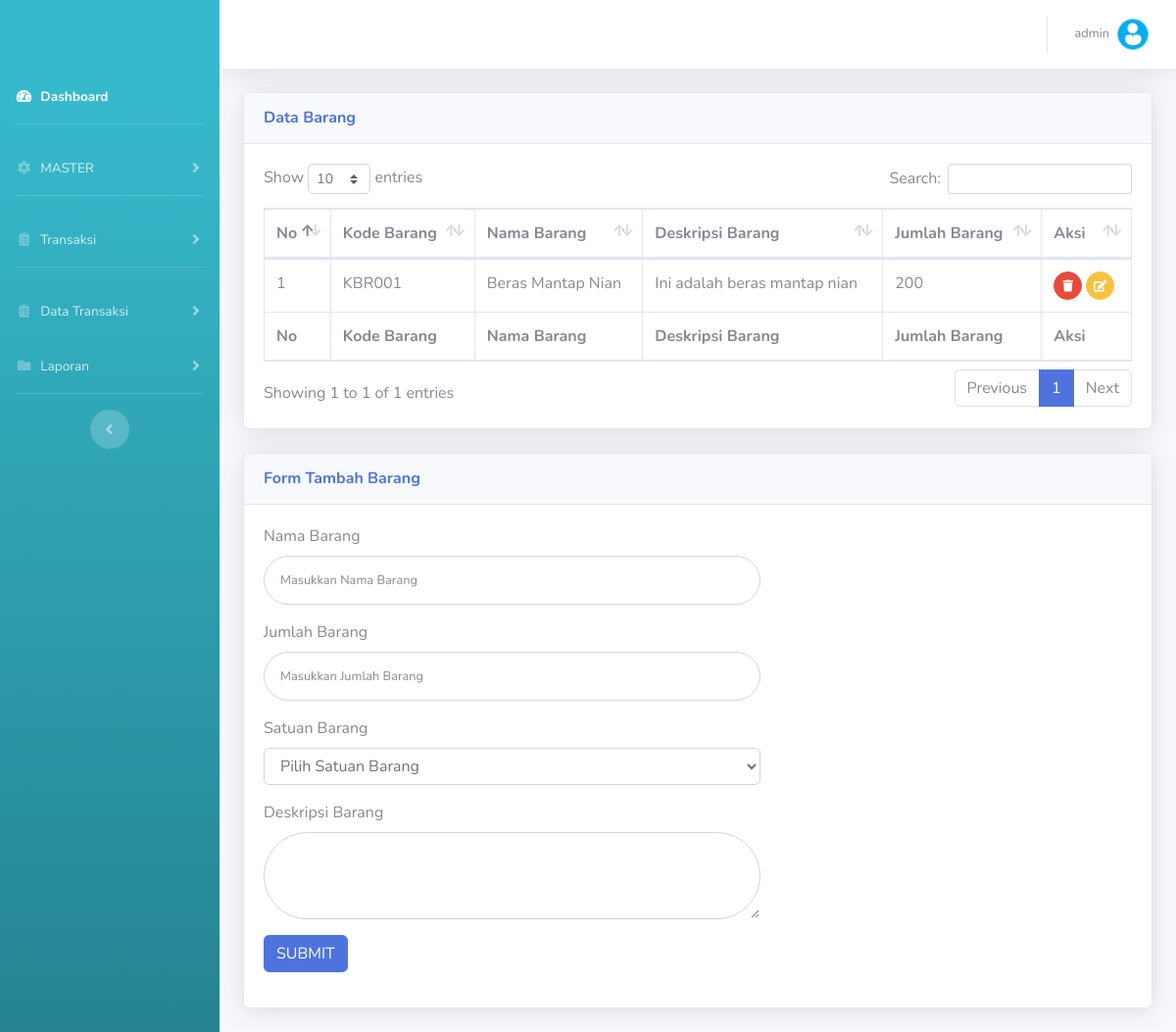
The app's page /v_barang.php (signed in), older data.
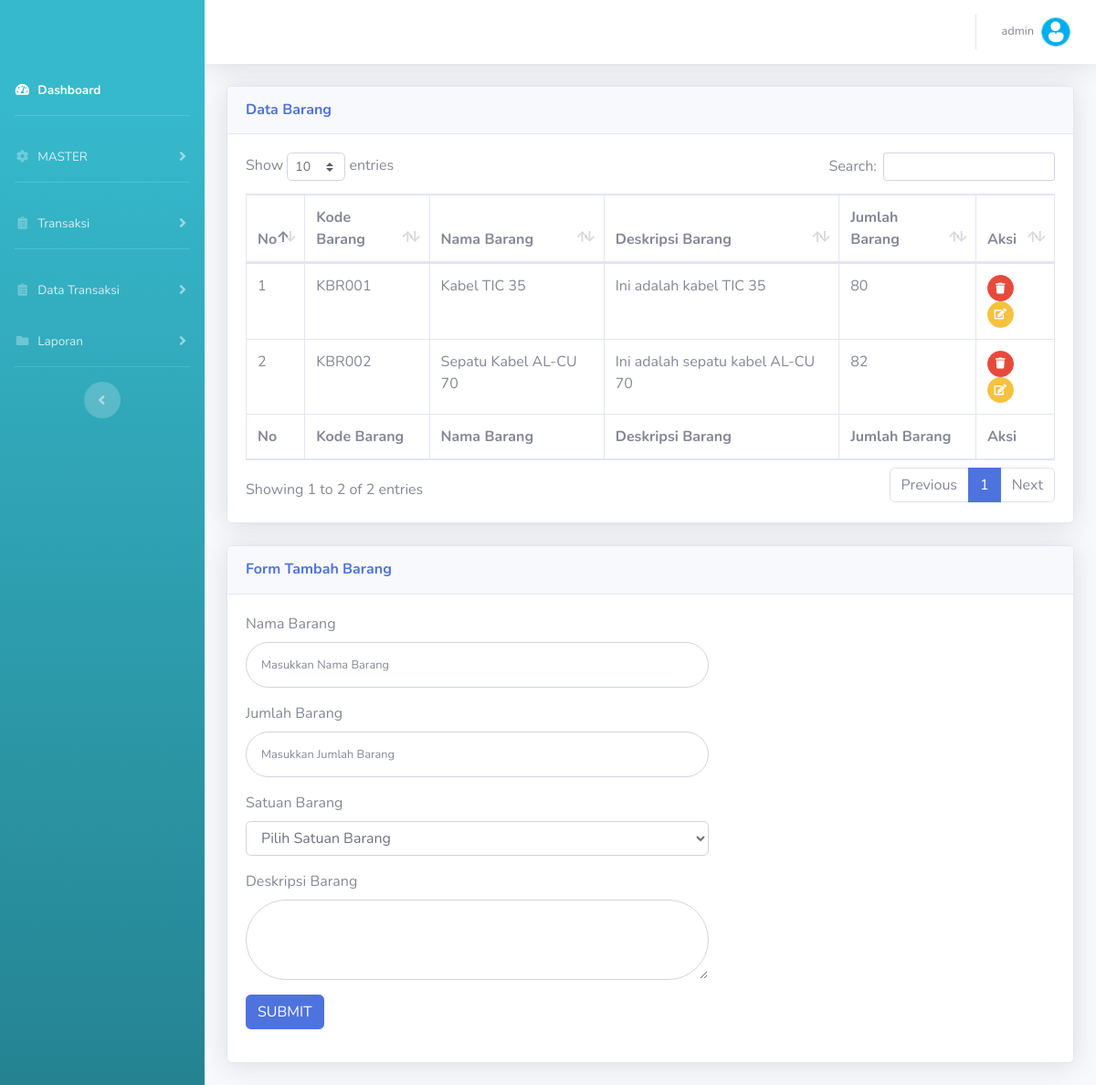
The same page, newer data.
### tables this page shows
CREATE TABLE `tbl_barang` (
  `kodebarang` varchar(20) NOT NULL,
  `namabarang` varchar(100) NOT NULL,
  `deskripsibarang` text NOT NULL,
  `jumlahbarang` int(11) NOT NULL,
  `satuan` varchar(20) NOT NULL
);

### v_barang.php (the view, shortened to what the changed rows need)
<?php include 'head.php'; ?>
        <div class="container-fluid">
          <div class="card shadow mb-4">
            <div class="card-body">
              <div class="table-responsive">
                <table class="table table-bordered" id="dataTable" width="100%" cellspacing="0">
                  <thead>
                    <tr>
                      <th>No</th>
                      <th>Kode Barang</th>
                      <th>Nama Barang</th>
                      <th>Deskripsi Barang</th>
                      <th>Jumlah Barang</th>
                      <th>Aksi</th>
                    </tr>
                  </thead>
                  <tfoot>
                    <tr>
                      <th>No</th>
                      <th>Kode Barang</th>
                      <th>Nama Barang</th>
                      <th>Deskripsi Barang</th>
                      <th>Jumlah Barang</th>
                      <th>Aksi</th>
                    </tr>
                  </tfoot>
                  <tbody>
                  <?php $qwr=mysqli_query($koneksi,"SELECT * from tbl_barang");
                  $no=1;
                        while ($data=mysqli_fetch_array($qwr)){
                  ?>
                    <tr>
                      <td><?php echo $no++;; ?></td>
                      <td><?php echo $data['kodebarang']; ?></td>
                      <td><?php echo $data['namabarang']; ?></td>
                      <td><?php echo $data['deskripsibarang']; ?></td>
                      <td><?php echo $data['jumlahbarang']; ?></td>
                      <td>
                        <a href="models/m_barang.php?del&id=<?php echo $data['kodebarang'] ?>" class="btn btn-danger btn-circle btn-sm" title="HAPUS" onclick="javascript: return confirm('Apakah anda yakin menghapus data?')"><i class="fas fa-trash"></i></a>
                        <a href="?edit&id=<?php echo $data['kodebarang'] ?>" class="btn btn-warning btn-circle btn-sm" title="EDIT"><i class="fas fa-edit"></i></a>
                      </td>
                    </tr>
                  <?php } ?>
                  </tbody>
                </table>
              </div>
            </div>
          </div>
        </div>
      </div>
      <?php include 'foot.php'; ?>

Row changes from the older to the newer data that the page shows:
changed tbl_barang "KBR001": namabarang "Beras Mantap Nian" → "Kabel TIC 35"; deskripsibarang "Ini adalah beras mantap nian" → "Ini adalah kabel TIC 35"; jumlahbarang "200" → "80"
added tbl_barang: kodebarang "KBR002", namabarang "Sepatu Kabel AL-CU 70", deskripsibarang "Ini adalah sepatu kabel AL-CU 70", jumlahbarang "82"
Text that changed along with them:
text written by a page script: "Show entries Search: Showing 1 to 1 of 1 entries Previous 1 Next" → "Show entries Search: Showing 1 to 2 of 2 entries Previous 1 Next"
